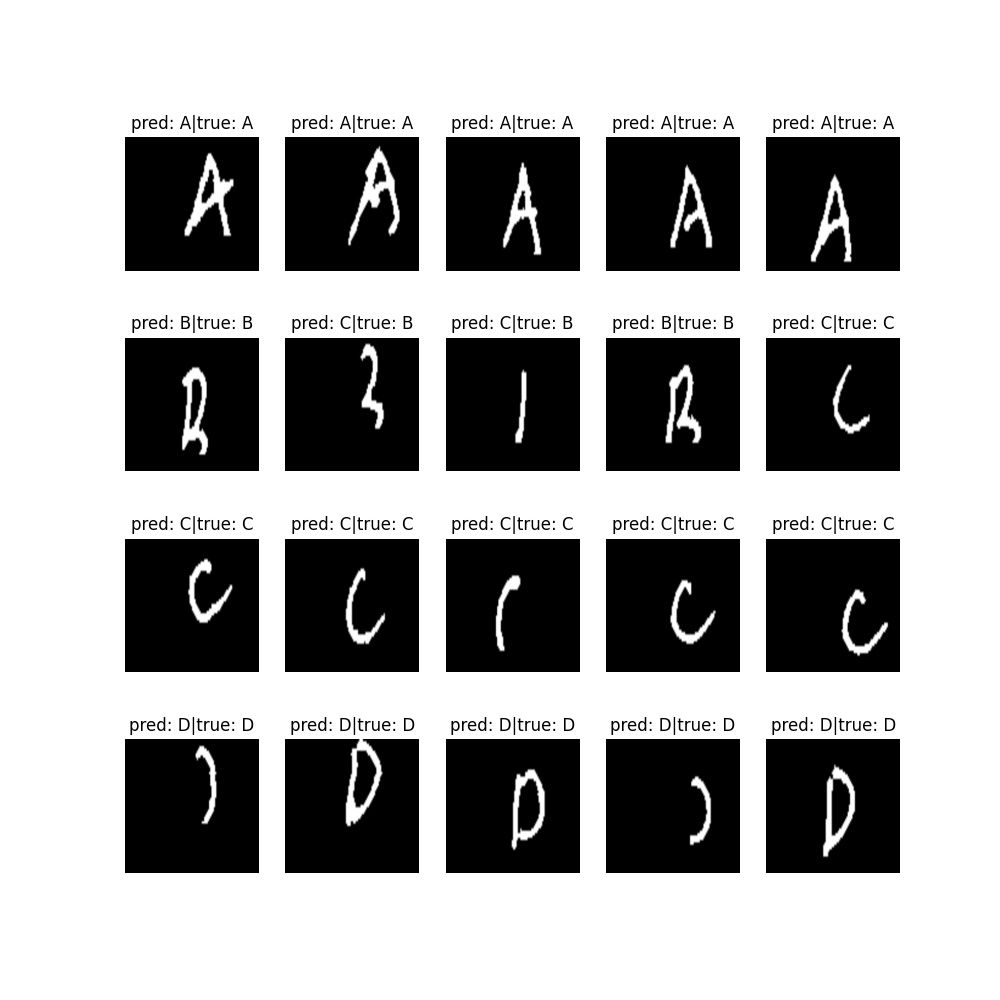

Recreate this plot in Python.
#%%
import torch
import torch.nn as nn
import matplotlib.pyplot as plt
from torch.utils.data import DataLoader
from torchvision import datasets, models, transforms


# 图片预处理
test_transforms = transforms.Compose([
    transforms.Resize((224, 224)),
    transforms.ToTensor()
])


# 制作数据集
test_dataset = datasets.ImageFolder(
    root='./pics',
    transform=test_transforms
)


# 数据加载器
test_loader = DataLoader(
    dataset=test_dataset,
    batch_size=20,
    shuffle=False,
    num_workers=0
)
#%%
# 加载模型
device = torch.device('cpu')
class_names = test_dataset.classes
model = models.resnet18(pretrained=False)
num_ftrs = model.fc.in_features
model.fc = nn.Linear(num_ftrs, len(class_names))
model.load_state_dict(torch.load('model.pt', map_location=device))
#%%
# 可视化函数
def visualize_model(model):
    model.eval()
    with torch.no_grad():
        inputs, labels = next(iter(test_loader))

        outputs = model(inputs)
        preds = outputs.argmax(1)

        plt.figure(figsize=(10, 10))
        for i in range(inputs.size(0)):
            plt.subplot(4, 5, i+1)
            plt.axis('off')
            plt.title(f'pred: {class_names[preds[i]]}|true: {class_names[labels[i]]}')
            im = inputs[i].permute(1, 2, 0)
            plt.imshow(im)
        plt.savefig('test.jpg')
        plt.show()

# 可视化结果
visualize_model(model)

# %%
